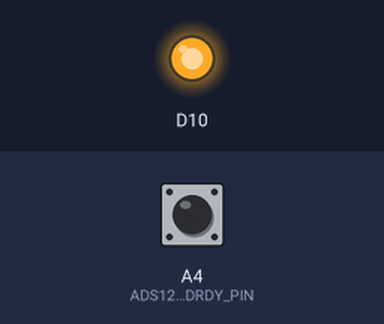
The sketch below on a simulated Arduino Zero (SAMD21). On the bench: output pins drawn as LEDs (lit = HIGH). The inputs (shaded band) are chosen by the test bench; at power-on: A4 (ADS1220_DRDY_PIN) HIGH. Pins used as bus, display or sensor lines are not drawn; what the sketch prints to the serial monitor is not drawn.

Above: at 0.4 s.
Timing chart, 0 to 1.9 s (numbered marks = the images above):
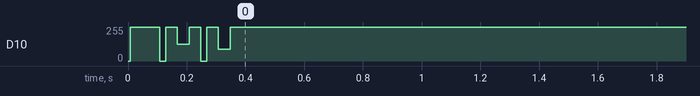

The sketch:

openpressure_geophone.ino
```cpp
 /* +------------+------------------+--------+-----------------+--------------------------------------------------------------------------------------------------------
 * + Pin number +  ZERO Board pin  |  PIN   | Label/Name      | Comments (* is for default peripheral in use)
 * +------------+------------------+--------+-----------------+--------------------------------------------------------------------------------------------------------
 * |            | Digital Low      |        |                 |
 * +------------+------------------+--------+-----------------+--------------------------------------------------------------------------------------------------------
 * | 0          | 0 -> RX          |  PA11  |                 | EIC/EXTINT[11] ADC/AIN[19]           PTC/X[3] *SERCOM0/PAD[3]  SERCOM2/PAD[3]  TCC0/WO[3]  TCC1/WO[1]
 * | 1          | 1 <- TX          |  PA10  |                 | EIC/EXTINT[10] ADC/AIN[18]           PTC/X[2] *SERCOM0/PAD[2]                  TCC0/WO[2]  TCC1/WO[0]
 * | 2          | 2                |  PA14  |                 | EIC/EXTINT[14]                                 SERCOM2/PAD[2]  SERCOM4/PAD[2]  TC3/WO[0]   TCC0/WO[4]
 * | 3          | ~3               |  PA09  |                 | EIC/EXTINT[9]  ADC/AIN[17]           PTC/X[1]  SERCOM0/PAD[1]  SERCOM2/PAD[1] *TCC0/WO[1]  TCC1/WO[3]
 * | 4          | ~4               |  PA08  |                 | EIC/NMI        ADC/AIN[16]           PTC/X[0]  SERCOM0/PAD[0]  SERCOM2/PAD[0] *TCC0/WO[0]  TCC1/WO[2]
 * | 5          | ~5               |  PA15  |                 | EIC/EXTINT[15]                                 SERCOM2/PAD[3]  SERCOM4/PAD[3] *TC3/WO[1]   TCC0/WO[5]
 * | 6          | ~6               |  PA20  |                 | EIC/EXTINT[4]                        PTC/X[8]  SERCOM5/PAD[2]  SERCOM3/PAD[2]             *TCC0/WO[6]
 * | 7          | 7                |  PA21  |                 | EIC/EXTINT[5]                        PTC/X[9]  SERCOM5/PAD[3]  SERCOM3/PAD[3]              TCC0/WO[7]
 * +------------+------------------+--------+-----------------+--------------------------------------------------------------------------------------------------------
 * |            | Digital High     |        |                 |
 * +------------+------------------+--------+-----------------+--------------------------------------------------------------------------------------------------------
 * | 8          | ~8               |  PA06  |                 | EIC/EXTINT[6]  ADC/AIN[6]  AC/AIN[2] PTC/Y[4]  SERCOM0/PAD[2]                 *TCC1/WO[0]
 * | 9          | ~9               |  PA07  |                 | EIC/EXTINT[7]  ADC/AIN[7]  AC/AIN[3] PTC/Y[5]  SERCOM0/PAD[3]                 *TCC1/WO[1]
 * | 10         | ~10              |  PA18  |                 | EIC/EXTINT[2]                        PTC/X[6] +SERCOM1/PAD[2]  SERCOM3/PAD[2] *TC3/WO[0]    TCC0/WO[2]
 * | 11         | ~11              |  PA16  |                 | EIC/EXTINT[0]                        PTC/X[4] +SERCOM1/PAD[0]  SERCOM3/PAD[0] *TCC2/WO[0]   TCC0/WO[6]
 * | 12         | ~12              |  PA19  |                 | EIC/EXTINT[3]                        PTC/X[7] +SERCOM1/PAD[3]  SERCOM3/PAD[3]  TC3/WO[1]   *TCC0/WO[3]
 * | 13         | ~13              |  PA17  | LED             | EIC/EXTINT[1]                        PTC/X[5] +SERCOM1/PAD[1]  SERCOM3/PAD[1] *TCC2/WO[1]   TCC0/WO[7]
 * +------------+------------------+--------+-----------------+--------------------------------------------------------------------------------------------------------
 * |            | Analog Connector |        |                 |
 * +------------+------------------+--------+-----------------+--------------------------------------------------------------------------------------------------------
 * | 14         | A0               |  PA02  | A0              | EIC/EXTINT[2] *ADC/AIN[0]  DAC/VOUT  PTC/Y[0]
 * | 15         | A1               |  PB08  | A1              | EIC/EXTINT[8] *ADC/AIN[2]            PTC/Y[14] SERCOM4/PAD[0]                  TC4/WO[0]
 * | 16         | A2               |  PB09  | A2              | EIC/EXTINT[9] *ADC/AIN[3]            PTC/Y[15] SERCOM4/PAD[1]                  TC4/WO[1]
 * | 17         | A3               |  PA04  | A3              | EIC/EXTINT[4] *ADC/AIN[4]  AC/AIN[0] PTC/Y[2]  SERCOM0/PAD[0]                  TCC0/WO[0]
 * | 18         | A4               |  PA05  | A4              | EIC/EXTINT[5] *ADC/AIN[5]  AC/AIN[1] PTC/Y[5]  SERCOM0/PAD[1]                  TCC0/WO[1]
 * | 19         | A5               |  PB02  | A5              | EIC/EXTINT[2] *ADC/AIN[10]           PTC/Y[8]  SERCOM5/PAD[0]
 * +------------+------------------+--------+-----------------+--------------------------------------------------------------------------------------------------------
 * |            | Wire             |        |                 |
 * +------------+------------------+--------+-----------------+--------------------------------------------------------------------------------------------------------
 * | 20         | SDA              |  PA22  | SDA             | EIC/EXTINT[6]                        PTC/X[10] *SERCOM3/PAD[0] SERCOM5/PAD[0] TC4/WO[0] TCC0/WO[4]
 * | 21         | SCL              |  PA23  | SCL             | EIC/EXTINT[7]                        PTC/X[11] *SERCOM3/PAD[1] SERCOM5/PAD[1] TC4/WO[1] TCC0/WO[5]
 * +------------+------------------+--------+-----------------+--------------------------------------------------------------------------------------------------------
 * |            |SPI (Legacy ICSP) |        |                 |
 * +------------+------------------+--------+-----------------+--------------------------------------------------------------------------------------------------------
 * | 22         | 1                |  PA12  | MISO            | EIC/EXTINT[12] SERCOM2/PAD[0] *SERCOM4/PAD[0] TCC2/WO[0] TCC0/WO[6]
 * |            | 2                |        | 5V0             |
 * | 23         | 4                |  PB10  | MOSI            | EIC/EXTINT[10]                *SERCOM4/PAD[2] TC5/WO[0]  TCC0/WO[4]
 * | 24         | 3                |  PB11  | SCK             | EIC/EXTINT[11]                *SERCOM4/PAD[3] TC5/WO[1]  TCC0/WO[5]
 * |            | 5                |        | RESET           |
 * |            | 6                |        | GND             |
 * +------------+------------------+--------+-----------------+--------------------------------------------------------------------------------------------------------
 * |            | LEDs             |        |                 |
 * +------------+------------------+--------+-----------------+--------------------------------------------------------------------------------------------------------
 * | 25         |                  |  PB03  | RX              |
 * | 26         |                  |  PA27  | TX              |
 * +------------+------------------+--------+-----------------+--------------------------------------------------------------------------------------------------------
 * |            | USB              |        |                 |
 * +------------+------------------+--------+-----------------+--------------------------------------------------------------------------------------------------------
 * | 27         |                  |  PA28  | USB_HOST_ENABLE | EIC/EXTINT[8]
 * | 28         |                  |  PA24  | USB_NEGATIVE    | *USB/DM
 * | 29         |                  |  PA25  | USB_POSITIVE    | *USB/DP
 * +------------+------------------+--------+-----------------+--------------------------------------------------------------------------------------------------------
 * |            | EDBG             |        |                 |
 * +------------+------------------+--------+-----------------+--------------------------------------------------------------------------------------------------------
 * | 30         |                  |  PB22  | EDBG_UART TX    | *SERCOM5/PAD[2]
 * | 31         |                  |  PB23  | EDBG_UART RX    | *SERCOM5/PAD[3]
 * +------------+------------------+--------+-----------------+--------------------------------------------------------------------------------------------------------
 * | 32         |                  |  PA22  | EDBG_SDA        | Pin 20 (SDA)
 * | 33         |                  |  PA23  | EDBG_SCL        | Pin 21 (SCL)
 * +------------+------------------+--------+-----------------+--------------------------------------------------------------------------------------------------------
 * | 34         |                  |  PA19  | EDBG_MISO       | EIC/EXTINT[3] *SERCOM1/PAD[3] SERCOM3/PAD[3] TC3/WO[1]  TCC0/WO[3]
 * | 35         |                  |  PA16  | EDBG_MOSI       | EIC/EXTINT[0] *SERCOM1/PAD[0] SERCOM3/PAD[0] TCC2/WO[0] TCC0/WO[6]
 * | 36         |                  |  PA18  | EDBG_SS         | EIC/EXTINT[2] *SERCOM1/PAD[2] SERCOM3/PAD[2] TC3/WO[0]  TCC0/WO[2]
 * | 37         |                  |  PA17  | EDBG_SCK        | EIC/EXTINT[1] *SERCOM1/PAD[1] SERCOM3/PAD[1] TCC2/WO[1] TCC0/WO[7]
 * +------------+------------------+--------+-----------------+--------------------------------------------------------------------------------------------------------
 * | 38         | ATN              |  PA13  | EDBG_GPIO0      | EIC/EXTINT[13] SERCOM2/PAD[1] SERCOM4/PAD[1] *TCC2/WO[1] TCC0/WO[7]
 * | 39         |                  |  PA21  | EDBG_GPIO1      | Pin 7
 * | 40         |                  |  PA06  | EDBG_GPIO2      | Pin 8
 * | 41         |                  |  PA07  | EDBG_GPIO3      | Pin 9
 * +------------+------------------+--------+-----------------+--------------------------------------------------------------------------------------------------------
 * |            |                  |        |                 |
 * +------------+------------------+--------+-----------------+--------------------------------------------------------------------------------------------------------
 * |            | GND              |        |                 |
 * | 42         | AREF             |  PA03  |                 | EIC/EXTINT[3] *[ADC|DAC]/VREFA ADC/AIN[1] PTC/Y[1]
 * +------------+------------------+--------+-----------------+--------------------------------------------------------------------------------------------------------
 * |            |32.768KHz Crystal |        |                 |
 * +------------+------------------+--------+-----------------+--------------------------------------------------------------------------------------------------------
 * |            |                  |  PA00  | XIN32           | EIC/EXTINT[0] SERCOM1/PAD[0] TCC2/WO[0]
 * |            |                  |  PA01  | XOUT32          | EIC/EXTINT[1] SERCOM1/PAD[1] TCC2/WO[1]
 * +------------+------------------+--------+-----------------+--------------------------------------------------------------------------------------------------------
 */

#include <SPI.h>
#include "wiring_private.h" // pinPeripheral() function

//SPI class(MISO
SPIClass mySPI (&sercom0, 17, 9 , 8, SPI_PAD_2_SCK_3, SERCOM_RX_PAD_0);    // ads1220 17 -->PA4 9-->  8-->

//Uart class
Uart BluetoothSerial( &sercom5, 31, 30, SERCOM_RX_PAD_3, UART_TX_PAD_2) ;  //bluetooth

//Pin definition
#define CHECK_PIN 0
#define ADS1220_CS_PIN SS
#define ADS1220_DRDY_PIN A4
#define DC_DC_ENABLE A5
#define BLUETOOTH_RESET 27
#define PIN_DRDY  A4

#define SPI_MASTER_DUMMY   0xFF
#define RESET 0x06                                                    //Send the RESET command (06h) to make sure the ADS1220 is properly reset after power-up
#define START 0x08                                         //Send the START/SYNC command (08h) to start converting in continuous conversion mode
#define WREG  0x40
#define RREG  0x20
#define STOP   0x02
#define CONFIG_REG0_ADDRESS 0x00
#define CONFIG_REG1_ADDRESS 0x01
#define CONFIG_REG2_ADDRESS 0x02
#define CONFIG_REG3_ADDRESS 0x03


#define REG_CONFIG_DR_20SPS 0x00
#define REG_CONFIG_DR_45SPS 0x20
#define REG_CONFIG_DR_90SPS 0x40
#define REG_CONFIG_DR_175SPS 0x60
#define REG_CONFIG_DR_330SPS 0x80
#define REG_CONFIG_DR_600SPS 0xA0
#define REG_CONFIG_DR_1000SPS 0xC0
#define REG_CONFIG_DR_MASK 0xE0

#define DR_20SPS 20
#define DR_45SPS 45
#define DR_90SPS 90
#define DR_175SPS 175
#define DR_330SPS 330
#define DR_600SPS 600
#define DR_1000SPS 1000

#define REG_CONFIG_PGA_GAIN_1 0x00
#define REG_CONFIG_PGA_GAIN_2 0x02
#define REG_CONFIG_PGA_GAIN_4 0x04
#define REG_CONFIG_PGA_GAIN_8 0x06
#define REG_CONFIG_PGA_GAIN_16 0x08
#define REG_CONFIG_PGA_GAIN_32 0x0A
#define REG_CONFIG_PGA_GAIN_64 0x0C
#define REG_CONFIG_PGA_GAIN_128 0x0E
#define REG_CONFIG_PGA_GAIN_MASK 0x0E

#define PGA_GAIN_1 1
#define PGA_GAIN_2 2
#define PGA_GAIN_4 4
#define PGA_GAIN_8 8
#define PGA_GAIN_16 16
#define PGA_GAIN_32 32
#define PGA_GAIN_64 64
#define PGA_GAIN_128 128

uint8_t Config_Reg0;
uint8_t Config_Reg1;
uint8_t Config_Reg2;
uint8_t Config_Reg3;
int8_t NewDataAvailable;

#define PGA 1
#define VREF 2.048
#define VFSR VREF/PGA
#define FSR (((long int)1<<23)-1)

volatile byte MSB;
volatile byte data;
volatile byte LSB;
volatile long count=0;

volatile byte *SPI_RX_Buff_Ptr;

volatile char DataPacketHeader[16];


void setup() {
  SerialUSB.begin(9600);
  BluetoothSerial.begin(115200);

  // do this first, for Reasons
  mySPI.begin();
  pinMode(SS, OUTPUT);
  pinMode(ADS1220_DRDY_PIN,INPUT);
  pinMode(DC_DC_ENABLE , OUTPUT);
  pinMode(BLUETOOTH_RESET,OUTPUT);

  pinMode(PIN_DRDY, INPUT);
  pinMode(PIN_DRDY, INPUT_PULLUP);
  attachInterrupt(PIN_DRDY, onA4Change, FALLING);

  digitalWrite(DC_DC_ENABLE, HIGH);   // turn the LED on (HIGH is the voltage level)
  digitalWrite(BLUETOOTH_RESET, HIGH);
  //pinMode(CHECK_PIN,OUTPUT);

   pinPeripheral(17, PIO_SERCOM_ALT);
   pinPeripheral(9, PIO_SERCOM_ALT);
   pinPeripheral(8, PIO_SERCOM_ALT);

   mySPI.beginTransaction(SPISettings(1000000, MSBFIRST, SPI_MODE1));
   ads1220begin();
}


void onA4Change() {
 //SerialUSB.println("A4 change");
    NewDataAvailable = true;
    count++;
}


uint8_t i = 0;
void loop() {

  long int bit32;
  long int bit24;
  byte *config_reg;

  if(!(millis()%1000))
  {
     //SerialUSB.println(count); // print to check
    count = 0;
  }


  if(NewDataAvailable == true)
  {

      SPI_RX_Buff_Ptr = Read_Data();

      MSB = SPI_RX_Buff_Ptr[0];
      data = SPI_RX_Buff_Ptr[1];
      LSB = SPI_RX_Buff_Ptr[2];

      bit24 = MSB;
      bit24 = (bit24 << 8) | data;
      bit24 = (bit24 << 8) | LSB;                                 // Converting 3 bytes to a 24 bit int

      bit24= ( bit24 << 8 );
      bit32 = ( bit24 >> 8 );                      // Converting 24 bit two's complement to 32 bit two's complement

      float Vout = (float)((bit32*VFSR*100000)/FSR);     //In  mV
      SerialUSB.println(Vout);

      DataPacketHeader[0] = 0x0A;  // Packet Header
      DataPacketHeader[1] = 0xFA;  // Packet Header
      DataPacketHeader[2] = 0x04;  // Data Length LSB in Bytes
      DataPacketHeader[3] = 0;     // Data Length MSB in Bytes
      DataPacketHeader[4] = 0x02;  // Packet type 0x01->command , 0x02->data


      DataPacketHeader[5] = (int)Vout;       // data LSB
      DataPacketHeader[6] = (int)Vout >> 8;  //
      DataPacketHeader[7] = (int)Vout >> 16;
      DataPacketHeader[8] = (int)Vout >> 24; //Data MSB

      DataPacketHeader[9] = 0x00;
      DataPacketHeader[10] = 0x0B;      // Packet footer

      for (i = 0; i < 11; i++)
      {
     //   SerialUSB.write(DataPacketHeader[i]); // transmit through uart line
         BluetoothSerial.write(DataPacketHeader[i]);
      }
            NewDataAvailable = false;

  }

}


void ads1220begin()
{

  SPI_Reset();
  delay(100);

  digitalWrite(ADS1220_CS_PIN,LOW);

  Config_Reg0 = 0x01;  // AN1-AN0, gain=1,PGA enabled
  Config_Reg1 = 0x44;   //0x00-sinlge , 0x04-cont
  Config_Reg2 = 0x10;  //10 //55
  Config_Reg3 = 0x00;


  writeRegister( CONFIG_REG0_ADDRESS , Config_Reg0);
  writeRegister( CONFIG_REG1_ADDRESS , Config_Reg1);
  writeRegister( CONFIG_REG2_ADDRESS , Config_Reg2);
  writeRegister( CONFIG_REG3_ADDRESS , Config_Reg3);

  delay(100);

  Config_Reg0 = readRegister(CONFIG_REG0_ADDRESS);
  Config_Reg1 = readRegister(CONFIG_REG1_ADDRESS);
  Config_Reg2 = readRegister(CONFIG_REG2_ADDRESS);
  Config_Reg3 = readRegister(CONFIG_REG3_ADDRESS);

  SerialUSB.println("Config_Reg : ");
  SerialUSB.println(Config_Reg0,HEX);
  SerialUSB.println(Config_Reg1,HEX);
  SerialUSB.println(Config_Reg2,HEX);
  SerialUSB.println(Config_Reg3,HEX);
  SerialUSB.println(" ");
  digitalWrite(ADS1220_CS_PIN,HIGH); //release chip, signal end transfer

  SPI_Start();
  delay(10);
}


void writeRegister(uint8_t address, uint8_t value)
{
  digitalWrite(ADS1220_CS_PIN,LOW);
  delay(5);
  mySPI.transfer(WREG|(address<<2));
  mySPI.transfer(value);
  delay(5);
  digitalWrite(ADS1220_CS_PIN,HIGH);
}


uint8_t readRegister(uint8_t address)
{
  uint8_t data;

  digitalWrite(ADS1220_CS_PIN,LOW);
  delay(5);
  mySPI.transfer(RREG|(address<<2));
  data = mySPI.transfer(SPI_MASTER_DUMMY);
  delay(5);
  digitalWrite(ADS1220_CS_PIN,HIGH);

  return data;
}

uint8_t * Read_Data()
{
  static byte SPI_Buff[3];

 // if((digitalRead(ADS1220_DRDY_PIN)) == LOW)             //        Wait for DRDY to transition low
  {
    digitalWrite(ADS1220_CS_PIN,LOW);                         //Take CS low
  //  delayMicroseconds(10);
    for (int i = 0; i < 3; i++)
    {
      SPI_Buff[i] = mySPI.transfer(SPI_MASTER_DUMMY);
    }
  //  delayMicroseconds(10);
    digitalWrite(ADS1220_CS_PIN,HIGH);                  //  Clear CS to high

  }

  return SPI_Buff;
}

void SPI_Reset()
{
  SPI_Command(RESET);
}

void SPI_Start()
{
  SPI_Command(START);
}

void SPI_Stop()
{
  SPI_Command(STOP);
}

void SPI_Command(unsigned char data_in)
{
  digitalWrite(ADS1220_CS_PIN, LOW);
  delay(2);
  digitalWrite(ADS1220_CS_PIN, HIGH);
  delay(2);
  digitalWrite(ADS1220_CS_PIN, LOW);
  delay(2);
  mySPI.transfer(data_in);
  delay(2);
  digitalWrite(ADS1220_CS_PIN, HIGH);
}
```
